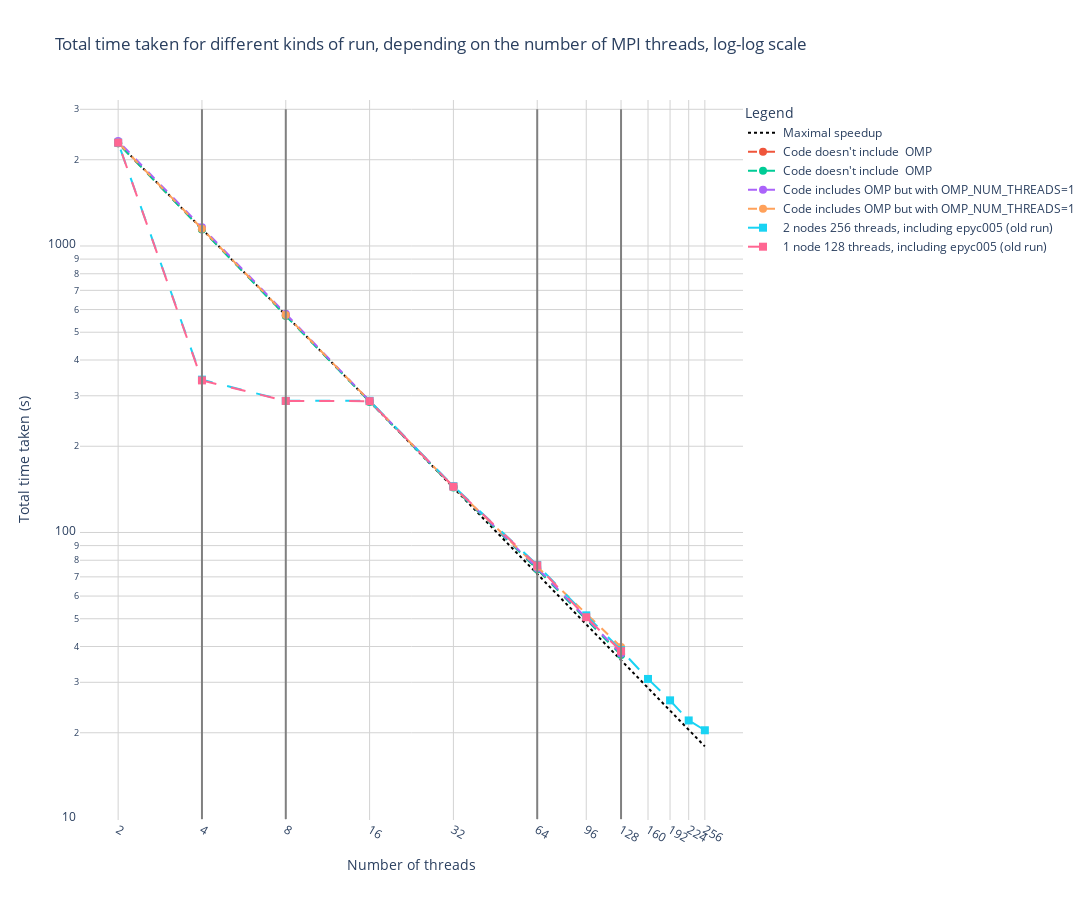

The cell this chart's notebook holds for it:
### Code cell
# Define the x-values for the model function starting from 2 to prevent division by zero
x_values = np.linspace(2, 256, 256)

# Create the figure
fig = go.Figure()

# Model function line
fig.add_trace(go.Scatter(x=x_values, y=2 * df256["Time"].iloc[-1] / x_values,
						 mode='lines', name='Maximal speedup',
						 line=dict(color='black', dash='dot')))

# Data lines
for names in no_omp_code_run.columns:
	fig.add_trace(go.Scatter(x=no_omp_code_run[names][0]["Threads"], y=no_omp_code_run[names][0]["Time"],
							mode='lines+markers', name="Code doesn't include  OMP",
							marker=dict(symbol='circle', size=8), line=dict(dash='dash')))

for names in omp_code_run.columns:
	fig.add_trace(go.Scatter(x=omp_code_run[names][0]["Threads"], y=omp_code_run[names][0]["Time"],
							mode='lines+markers', name='Code includes OMP but with OMP_NUM_THREADS=1',
							marker=dict(symbol='circle', size=8), line=dict(dash='dash')))

for names in original_code_run.columns:
	fig.add_trace(go.Scatter(x=original_code_run[names][0]["Threads"], y=original_code_run[names][0]["Time"],
							mode='lines+markers', name='Code includes OMP, no limits set',
							marker=dict(symbol='circle', size=8), line=dict(dash='dash')))

fig.add_trace(go.Scatter(x=df256["Threads"], y=df256["Time"],
						 mode='lines+markers', name='2 nodes 256 threads, including epyc005 (old run)',
						 marker=dict(symbol='square', size=8), line=dict(dash='longdash')))

fig.add_trace(go.Scatter(x=df128["Threads"], y=df128["Time"],
						 mode='lines+markers', name='1 node 128 threads, including epyc005 (old run)',
						 marker=dict(symbol='square', size=8), line=dict(dash='longdash')))
# Add a vertical line at 4, 64 and 128 threads
fig.add_shape(type="line", x0=4, y0=10, x1=4, y1=3*1e3, line=dict(color="grey", width=2, dash="solid"))
fig.add_shape(type="line", x0=8, y0=10, x1=8, y1=3*1e3, line=dict(color="grey", width=2, dash="solid"))
fig.add_shape(type="line", x0=64, y0=10, x1=64, y1=3*1e3, line=dict(color="grey", width=2, dash="solid"))
fig.add_shape(type="line", x0=128, y0=10, x1=128, y1=3*1e3, line=dict(color="grey", width=2, dash="solid"))

# Configuring the axes and layout
fig.update_layout(
	xaxis_title="Number of threads",
	yaxis_title="Total time taken (s)",
	title='Total time taken for different kinds of run, depending on the number of MPI threads, log-log scale',
	legend_title="Legend",
	template='plotly_white',
	xaxis=dict(type='log', tickmode='array', tickvals=[2, 4, 8, 16, 32, 64, 96, 128, 160, 192, 224, 256]),
	yaxis=dict(type='log'),
	legend=dict(y=1, x=1),
	grid=dict(rows=1, columns=1),
	height = 900,
	width = 1504
)

# Adding grid lines with specified style
fig.update_xaxes(showgrid=True, gridwidth=1, gridcolor='lightgrey')
fig.update_yaxes(showgrid=True, gridwidth=1, gridcolor='lightgrey')

# Show the figure
fig.show()

# To save the plot as a static image, you will need to use Plotly Orca or Kaleido
fig.write_image("time_go_log5.png", scale=2)  # Uncomment this line if Kaleido or Orca is installed

### Figure 1 — Plotly figure (JSON) as saved in the notebook; plotly's stock layout.template omitted (floating-point values rounded to 4 significant figures; data arrays with more than 128 entries replaced by an {"elided": "..."} marker saying what was removed)
{"data": [{"line": {"color": "black", "dash": "dot"}, "mode": "lines", "name": "Maximal speedup", "type": "scatter", "x": {"elided": "256 float values"}, "y": {"elided": "256 float values"}}, {"line": {"dash": "dash"}, "marker": {"size": 8, "symbol": "circle"}, "mode": "lines+markers", "name": "Code doesn't include  OMP", "type": "scatter", "x": [128, 64, 32, 16, 8, 4, 2], "y": [37.58, 74.59, 144.1, 287.4, 571.4, 1144.0, 2282.0]}, {"line": {"dash": "dash"}, "marker": {"size": 8, "symbol": "circle"}, "mode": "lines+markers", "name": "Code doesn't include  OMP", "type": "scatter", "x": [128, 64, 32, 16, 8, 4, 2], "y": [37.33, 74.48, 143.6, 285.3, 570.7, 1141.0, 2283.0]}, {"line": {"dash": "dash"}, "marker": {"size": 8, "symbol": "circle"}, "mode": "lines+markers", "name": "Code includes OMP but with OMP_NUM_THREADS=1", "type": "scatter", "x": [128, 64, 32, 16, 8, 4, 2], "y": [37.8, 75.18, 144.7, 287.8, 579.5, 1163.0, 2325.0]}, {"line": {"dash": "dash"}, "marker": {"size": 8, "symbol": "circle"}, "mode": "lines+markers", "name": "Code includes OMP but with OMP_NUM_THREADS=1", "type": "scatter", "x": [128, 64, 32, 16, 8, 4, 2], "y": [39.86, 75.96, 144.4, 287.8, 574.4, 1148.0, 2296.0]}, {"line": {"dash": "longdash"}, "marker": {"size": 8, "symbol": "square"}, "mode": "lines+markers", "name": "2 nodes 256 threads, including epyc005 (old run)", "type": "scatter", "x": [256, 224, 192, 160, 128, 96, 64, 32, 16, 8, 4, 2], "y": [20.4, 22.08, 25.95, 30.82, 38.84, 51.38, 77.05, 145.0, 288.2, 288, 341.5, 2294.0]}, {"line": {"dash": "longdash"}, "marker": {"size": 8, "symbol": "square"}, "mode": "lines+markers", "name": "1 node 128 threads, including epyc005 (old run)", "type": "scatter", "x": [128, 96, 64, 32, 16, 8, 4, 2], "y": [38.52, 50.6, 76.75, 144.5, 287.3, 287.9, 339.5, 2293.0]}], "layout": {"grid": {"columns": 1, "rows": 1}, "height": 900, "legend": {"title": {"text": "Legend"}, "x": 1, "y": 1}, "shapes": [{"line": {"color": "grey", "dash": "solid", "width": 2}, "type": "line", "x0": 4, "x1": 4, "y0": 10, "y1": 3000}, {"line": {"color": "grey", "dash": "solid", "width": 2}, "type": "line", "x0": 8, "x1": 8, "y0": 10, "y1": 3000}, {"line": {"color": "grey", "dash": "solid", "width": 2}, "type": "line", "x0": 64, "x1": 64, "y0": 10, "y1": 3000}, {"line": {"color": "grey", "dash": "solid", "width": 2}, "type": "line", "x0": 128, "x1": 128, "y0": 10, "y1": 3000}], "title": {"text": "Total time taken for different kinds of run, depending on the number of MPI threads, log-log scale"}, "width": 1504, "xaxis": {"gridcolor": "lightgrey", "gridwidth": 1, "showgrid": true, "tickmode": "array", "tickvals": [2, 4, 8, 16, 32, 64, 96, 128, 160, 192, 224, 256], "title": {"text": "Number of threads"}, "type": "log"}, "yaxis": {"gridcolor": "lightgrey", "gridwidth": 1, "showgrid": true, "title": {"text": "Total time taken (s)"}, "type": "log"}}}
